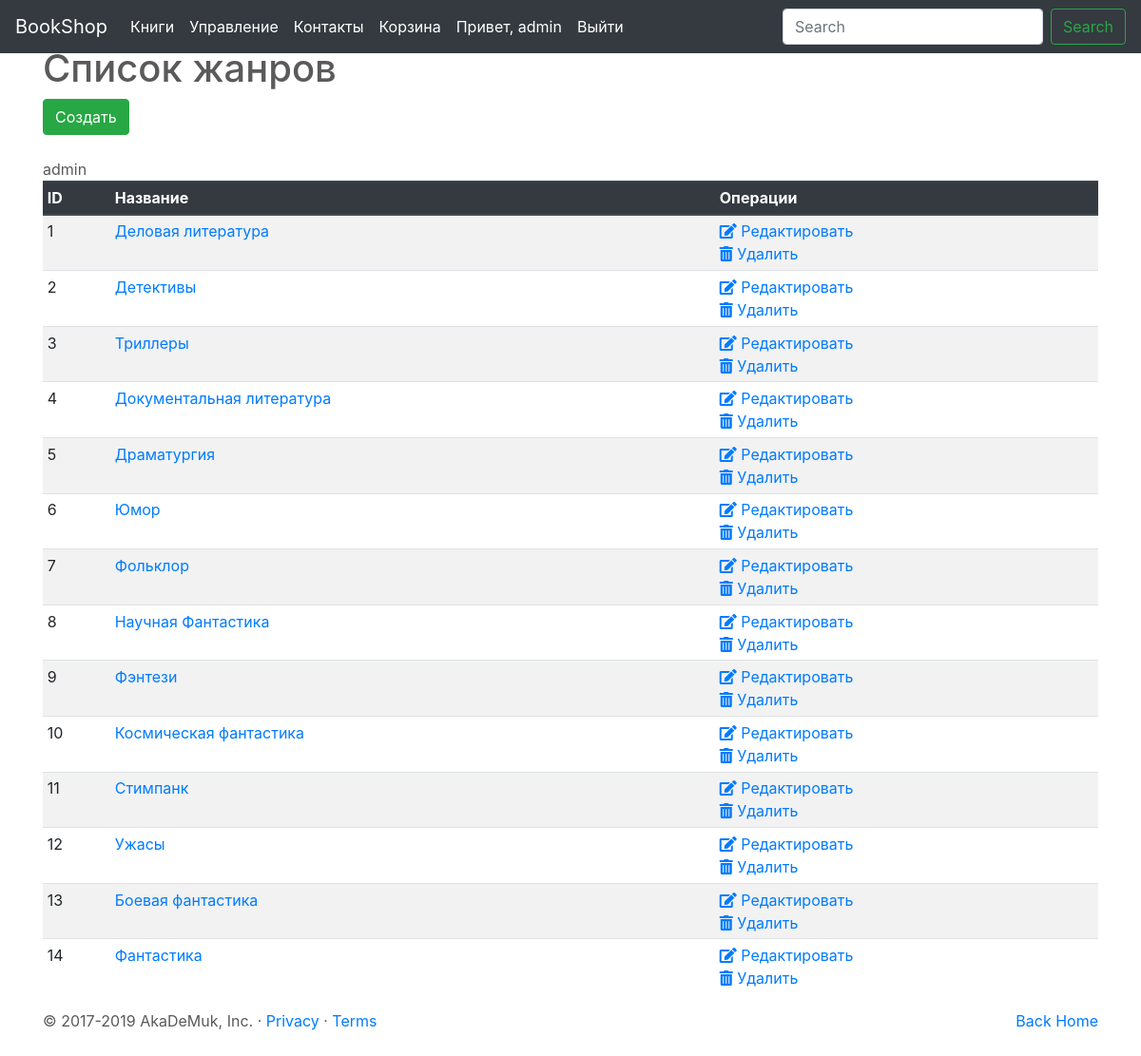
The app's page /genres/ (signed in), older data.
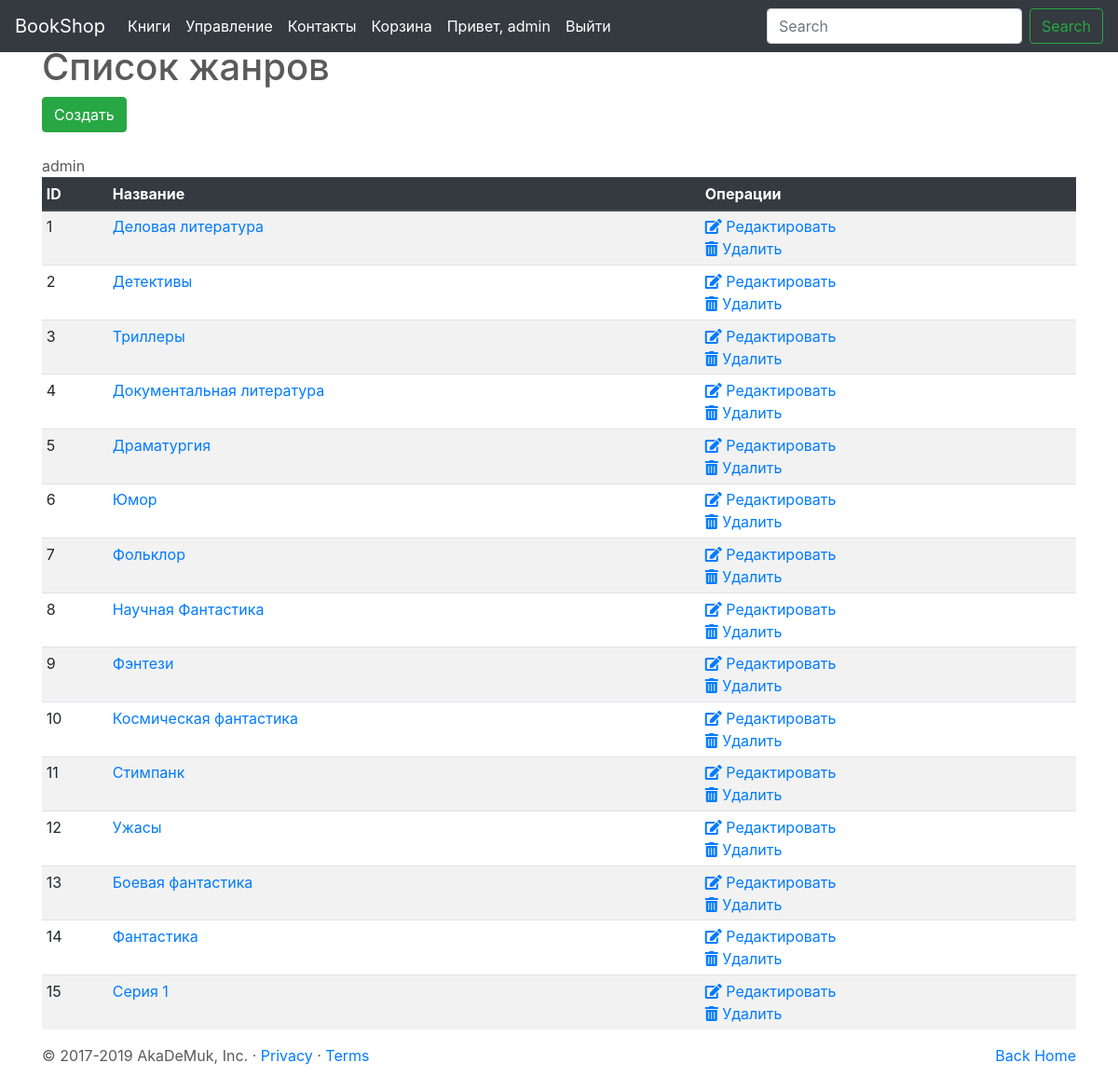
The same page, newer data.
### genre/models.py (models this page shows, shortened)
class Genre(models.Model):
    name=models.CharField(max_length=50, verbose_name="Название жанра")
    description=models.TextField (blank=True, null=True, verbose_name="Описание жанра")

### genre/views.py (the view)
# urls.py: path('', views.ViewGenres.as_view(), name="list"),
class ViewGenres(PermissionRequiredMixin,ListView):
    permission_required = 'genre.view_genre'
    template_name = 'genre_list.html'
    model = Genre
    paginate_by = 100

### genre/templates/genre_list.html (shortened to what this page needs)
{% extends 'base.html' %}
{% block content %}
<div class ='container'>
<h1>Список жанров</h1>
<a href="{% url 'genre:create' %}"><button type="button" class="btn btn-success">Cоздать</button></a>
<br>
<br>
{{user}}
<table class= "table table-striped table-sm">
    <thead class="thead-dark">
        <tr>
            <th scope="col">ID</th>
            <th scope="col">Название</th>
            <th scope="col">Операции</th>
        </tr>
    </thead>
    <tbody>
        {% for obj in object_list %}
            <tr>
                <td scope="row">{{obj.id}}</td>
                <td><a href="{% url 'genre:detail' obj.pk %}">{{obj.name}}</a></td>
                <td><a href="{% url 'genre:edit' obj.pk %}"><i class="fas fa-edit"></i> Редактировать</a><br>
                    <a href="{% url 'genre:delete' obj.pk %}"><i class="fas fa-trash-alt"></i> Удалить</a></td>
            </tr>
        {% empty %}
            <tr>Нет жанров.</tr>
        {% endfor %}
    </tbody>
</table>
</div>
{% endblock %}

### bookshop/templates/base.html (shortened to what this page needs)
{% load static %}
<!doctype html>
<html lang="en">
  <head>
<link rel="stylesheet" href="https://stackpath.bootstrapcdn.com/bootstrap/4.3.1/css/bootstrap.min.css">
<link rel="stylesheet" href="https://cdnjs.cloudflare.com/ajax/libs/font-awesome/5.12.0-2/css/all.min.css">
<link rel="stylesheet" href="{% static 'carousel.css' %}" type="text/css">
</head>
<body>
    {% include 'header.html' %}
    <main role="main">
        {% block  content %}{% endblock  %}
        {% include 'footer.html' %}
    </main>
      </body>
</html>

### bookshop/templates/header.html (shortened to what this page needs)
<header>
    <nav class="navbar navbar-expand-md navbar-dark fixed-top bg-dark">
        <a class="navbar-brand" href="/">BookShop </a>
        <div class="collapse navbar-collapse" id="navbarCollapse">
            {% include 'menu.html' %}
            <form class="form-inline mt-2 mt-md-0">
                <input class="form-control mr-sm-2" type="text" placeholder="Search" aria-label="Search">
                <button class="btn btn-outline-success my-2 my-sm-0" type="submit">Search</button>
            </form>
        </div>
    </nav>
</header>

### bookshop/templates/menu.html
<ul class="navbar-nav mr-auto">
    <li class="nav-item active">
        <a class="nav-link" href="{% url 'book:cards' %}">Книги</a>
    </li>
    {% if user.is_staff %}
    <li class="nav-item active">
        <a class="nav-link" href="{% url 'main:staff_page' %}">Управление</a>
    </li>
    {% endif %}
    <li class="nav-item active">
        <a class="nav-link disabled" href="#">Контакты</a>
    </li>
    <li class="nav-item active">
        <a class="nav-link disabled" href="#">Корзина</a>
    </li>
    <li class="nav-item">
        {% if user.is_anonymous %}
            <a class="nav-link active" href="{% url 'account:login' %}">Войти</a>
        {% else %}
            <a class="nav-link active" href="#">Привет, {{user}}</a>
        {% endif %}
    </li>
    <li class="nav-item">
        {% if user.is_authenticated %}
            <a class="nav-link active" href="#">Выйти</a>
        {% endif %}
    </li>
</ul>

### bookshop/templates/footer.html
<footer class="container">
    <p class="float-right"><a href="/">Back Home</a></p>
    <p>&copy; 2017-2019 AkaDeMuk, Inc. &middot; <a href="#">Privacy</a> &middot; <a href="#">Terms</a></p>
</footer>

### static/css/carousel.css (style rules this page uses)
body { padding-top: 3rem; padding-bottom: 3rem; color: #5a5a5a; }

Row changes from the older to the newer data that the page shows:
added Genre: id "15", name "Серия 1"
